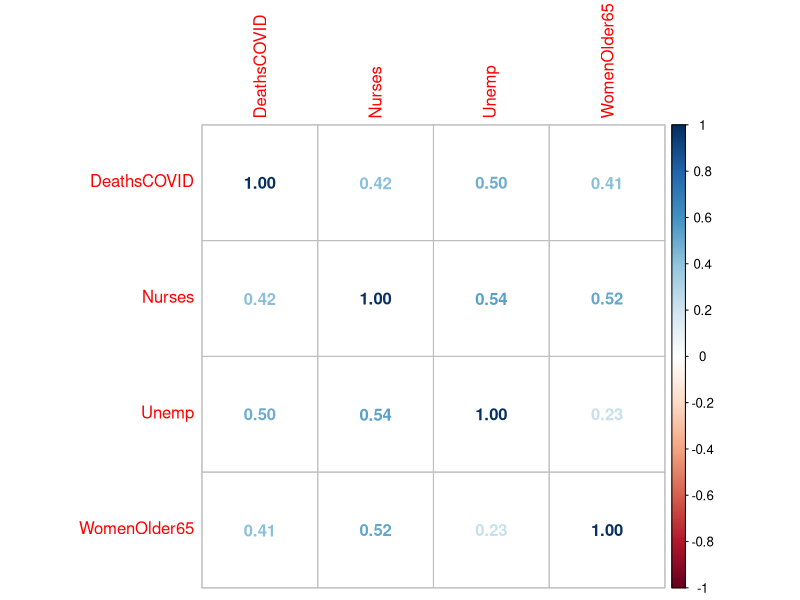

Recreate this plot in R.
setwd("C:/Stats/Class 11")
library(readxl)
covid <- read.csv("COVID_Deaths_Hungary.csv")
str(covid)
#---------------------------------------------------
simple_model <- lm(DeathsCOVID ~ Nurses, data=covid)
summary(simple_model)
#The number of nurses explains about 18% of the variation in COVID mortality across the districts (R2=17.6), 
#which can be considered a moderate explanatory power since 10<R2<50.
#This explanatory power seems not to collapse to 0 even in districts not included in our sample, 
#as the F-test p-value is 1.12×10−5, meaning that the null hypothesis H0:R2=0
#can be rejected at all usual significance levels.
#According to the residual standard deviation, 
#the COVID mortality rate estimated by our model differs from the actual data by an average of ±1.22percentage points.

#check out the correlation matrix of all numeric variables in COVID dataset
library(corrplot)

corr_matrix <- cor(covid[, 2:5])
corr_matrix
corrplot(corr_matrix, method="number")

###############---------------------------------------------------------------------------
#2)OLS Estimation of Multivariate Linear Regression
#----------------------------------------------------------------------------------------
multvariatemodel <- lm(DeathsCOVID ~ Nurses+Unemp+WomenOlder65 ,data=covid)
summary(multvariatemodel)
